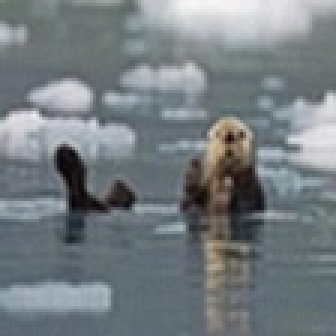
#> input picture test.jpg, 112 x 112 px (shown 3 times larger)
$ python -i degradation.py   (imports and definitions only)
#> lines starting #> are read from the running program, lines starting #| are printed output that depends on the picture
import numpy as np
import random
import cv2
from scipy import signal


# [72 lines left out: functions mesh_grid, pdf2, convolve2D, not called in this run]


def randomized_gaussianBlur(img, order, grid=None):
    kernel_size = random.randint(8, 22)
    if kernel_size % 2 == 0:
        kernel_size -= 1

    if order == 1:
        sigmaX = random.uniform(0.2, 3)
        sigmaY = random.uniform(0.2, 3)
    elif order == 2:
        sigmaX = random.uniform(0.2, 1.5)
        sigmaY = random.uniform(0.2, 1.5)

    blur = cv2.GaussianBlur(img, (kernel_size, kernel_size), sigmaX, sigmaY)
    return blur


# [45 lines left out: functions randomized_generalized_gaussianBlur, randomized_plateau_shaped_Blur, not called in this run]


def add_randomized_noise(image, order):
    x = random.randint(0, 1)
    y = random.randint(0, 9)
    if x == 0:
        row, col, ch = image.shape
        if order == 1:
            sigma = random.uniform(1, 30)
        if order == 2:
            sigma = random.uniform(1, 25)
        gauss_color = np.random.normal(0, sigma ** 0.5, (row, col, ch))
        gauss_gray = np.random.normal(0, sigma ** 0.5, (row, col, 1))
        if y <= 5:
            gauss = gauss_color.reshape(row, col, ch)
        else:
            gauss = gauss_gray.reshape(row, col, 1)
        return image + gauss_color
    else:
        row, col, ch = image.shape
        if order == 1:
            sigma = random.uniform(1, 30)
        if order == 2:
            sigma = random.uniform(1, 25)
        gauss_color = np.random.normal(0, sigma ** 0.5, (row, col, ch))
        gauss_gray = np.random.normal(0, sigma ** 0.5, (row, col, 1))
        if y <= 5:
            gauss = gauss_color.reshape(row, col, ch)
        else:
            gauss = gauss_gray.reshape(row, col, 1)
        return image + gauss

        # poisson doesn't work for new
        row, col, ch = image.shape
        if order == 1:
            Poisson_noise_scale = random.uniform(0.05, 3)
        if order == 2:
            Poisson_noise_scale = random.uniform(0.05, 2.5)
        rng = np.random.default_rng()
        poisson_color = rng.poisson(Poisson_noise_scale, (row, col, ch))
        poisson_gray = rng.poisson(Poisson_noise_scale, (row, col, 1))
        if y <= 5:
            poisson = poisson_color.reshape(row, col, ch)
        else:
            poisson = poisson_gray.reshape(row, col, 1)
        return image + poisson_color


def resize(img, order, original_h, original_w):
    ran = random.randint(1, 3)
    method = None
    img = img.astype('float32')
    if ran == 1:
        method = cv2.INTER_CUBIC
    elif ran == 2:
        method = cv2.INTER_LINEAR
    else:
        method = cv2.INTER_AREA
    if order == 1:
        resized_down = cv2.resize(img, (original_w // 2, original_h // 2), interpolation=method)
    if order == 2:
        resized_down = cv2.resize(img, (original_w // 4, original_h // 4), interpolation=method)

    return resized_down


def jpeg_compression(img):
    quality_factor = random.randint(30, 95)
    encode_param = [int(cv2.IMWRITE_JPEG_QUALITY), quality_factor]
    result, encimg = cv2.imencode('.jpg', img, encode_param)
    decimg = cv2.imdecode(encimg, 1)
    return decimg


def get_filter(pad_to=0):
    fc = 0.2
    b = 0.08
    N = int(np.ceil((4 / b)))
    if not N % 2:
        N += 1
    n = np.arange(N)
    h = np.sinc(2 * fc * (n - (N - 1) / 2))

    w = 0.42 - 0.5 * np.cos(2 * np.pi * n / (N - 1)) + \
        0.08 * np.cos(4 * np.pi * n / (N - 1))

    h = h * w
    h = h / np.sum(h)
    filter = np.outer(h, h)
    return filter


def sinc_filter(img):
    filter = get_filter()
    h, w, c = img.shape
    res = np.zeros((h, w, 0))
    for i in range(3):
        tmp = signal.convolve2d(img[:, :, i], filter, boundary='symm', mode='same')
        res = np.append(res, tmp.reshape(h, w, 1), axis=2)
    return res


def image_degradation(img):
    img = img.astype(float)
    h, w, c = img.shape
    order1 = [1, 2, 3, 4]
    order2 = [1, 2, 3, 4]
    random.shuffle(order1)
    random.shuffle(order2)
    choose_kernel_probability_order1 = random.random()
    choose_kernel_probability_order2 = random.random()
    for i in order1:
        if i == 1:
            img = resize(img, 1, h, w)
        elif i == 2:
            if choose_kernel_probability_order1 <= 0.7:
                img = randomized_gaussianBlur(img, order=1)
            elif choose_kernel_probability_order1 > 0.7 and choose_kernel_probability_order1 <= 0.85:
                img = randomized_gaussianBlur(img, order=1)
            else:
                img = randomized_gaussianBlur(img, order=1)
            y = random.randint(0, 9)

            if y == 0:
                img = sinc_filter(img)
        elif i == 3:
            img = add_randomized_noise(img, order=1)
        else:
            jpeg_compression(img)
            y = random.randint(1, 10)
            if y <= 8:
                img = sinc_filter(img)
    for i in order2:
        if i == 1:
            img = resize(img, 2, h, w)
        elif i == 2:
            z = random.randint(1, 10)
            if z <= 2:  # We skip the second blur degradation with a probability of 0.2.
                pass
            else:

                if choose_kernel_probability_order2 <= 0.7:
                    img = randomized_gaussianBlur(img, order=2)
                elif choose_kernel_probability_order2 > 0.7 and choose_kernel_probability_order2 <= 0.85:
                    img = randomized_gaussianBlur(img, order=2)
                else:
                    img = randomized_gaussianBlur(img, order=2)
                    y = random.randint(0, 9)
                    if y == 0:
                        img = sinc_filter(img)
        elif i == 3:
            img = add_randomized_noise(img, order=2)
        else:
            img = jpeg_compression(img)
            y = random.randint(1, 10)
            if y <= 8:
                img = sinc_filter(img)
    return img

>>> import cv2
>>> picture = cv2.imread('test.jpg')
#> picture is the input picture: shape (112, 112, 3); mean B, G, R 129.6, 125.4, 117.8
>>> result = image_degradation(picture)
#> call 2 of resize, with order = 2, original_h = 112, original_w = 112
#> in resize (call 2), `ran = random.randint(1, 3)`: ran = 3
#> in resize (call 2), `resized_down = cv2.resize(img, (original_w // 4, original_h // 4), int..`:
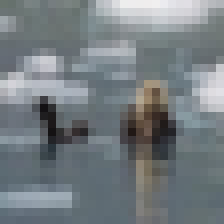
#> resized_down: shape (28, 28, 3) float32 (shown 8 times larger); mean of channels 0, 1, 2 129.5, 125.4, 117.8; drawn as B, G, R
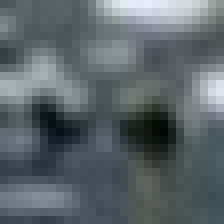
#> result: shape (28, 28, 3) float64 (shown 8 times larger); mean B, G, R 129.3, 125.5, 117.2; drawn with min black and max white
